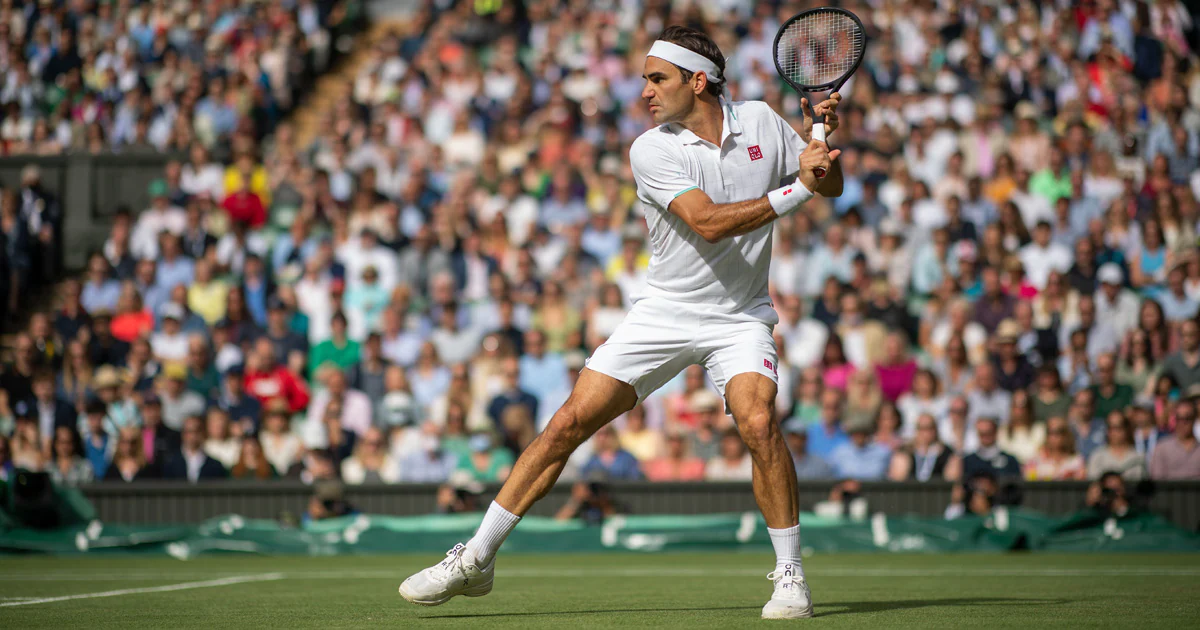
#> input picture Impressionist/Federer.png, 1200 x 630 px
$ python Impressionist_Collage_Chris_Ben_Leo.py
#> lines starting #> are read from the running program, lines starting #| are printed output that depends on the picture
# 3 images

# arts, input a picture

# ask user to input 3 colors shades of that color

# art gallery

# filter


# black and white

# brightness


from PIL import Image, ImageDraw
from random import *
import time

from matplotlib import pyplot as plt

def circle(draw, center, radius, color):
    draw.ellipse((center[0]-radius,center[1]-radius,center[0]+radius,center[1]+radius),fill = color)


def impressionist(draw, image,canvas):
    for index in range(999999):
        x = randint(0,image.width-1)
        y = randint(0, image.height-1)
        (r,g,b) = image.getpixel((x,y))
        circle(draw,(x,y),5,(r,g,b,200))
    new_image = canvas.copy()
    return new_image


def color_totals(image):
    colors = {"red": 0,
              "green": 0,
              "blue": 0}
    for x in range(image.width):
        for y in range(image.height):
            (r,g,b) = image.getpixel((x,y))
            if r>g and r>b:
                colors["red"] = colors["red"] + 1
            elif g>r and g>b:
                colors["green"] = colors["green"] + 1
            elif b>r and b>g:
                colors["blue"] = colors["blue"] + 1
            else:
                continue
    return colors


def oranges(draw, image, canvas):
    for index in range(100000):
        x = randint(0, image.width-1)
        y = randint(0, image.height-1)
        (r, g, b) = image.getpixel((x,y))
        circle(draw, (x,y), 5, (r*2,g+10,b-2, 200))
    new_image = canvas.copy()
    return new_image


def lemons(draw, image,canvas):
    for index in range(100000):
        x = randint(0, image.width-1)
        y = randint(0, image.height-1)
        (r, g, b) = image.getpixel((x,y))
        circle(draw, (x,y), 5, (r+70,g+70,b, 200))
    new_image = canvas.copy()
    return new_image

def blues(draw, image,canvas):

    for index in range(100000):
        x = randint(0, image.width-1)
        y = randint(0, image.height-1)
        (r, g, b) = image.getpixel((x,y))
        circle(draw, (x,y), 5, (r,g+35,b*3, 200))
    new_image = canvas.copy()
    return new_image

def collage(img1,img2,img3,img4):
    new = Image.new("RGBA", (img1.width*2, img1.height*2))
    new.paste(img1, (0,0))
    new.paste(img2, (img1.width,img1.height))
    new.paste(img3, (0,img1.height))
    new.paste(img4, (img1.width,0))
    new.show()


def main():

    start_time = time.time()
    default = Image.open("Federer.png")
#> default is the input picture: PIL image 1200x630 RGB; mean R, G, B 114.7, 105.8, 93.4

## we make it so that the user can put an image of choice in, but set default to Federer
    default
    image_name = input('enter the name of your image file: ')
#> the answer given: Federer.png
    user_image = Image.open(image_name)

    print(color_totals(user_image))
#> after the loop in color_totals, `for x in range(image.width):`: colors = {'red': 392024, 'green': 206732, 'blue': 139060}
#| {'red': 392024, 'green': 206732, 'blue': 139060}

    canvas = Image.new("RGB", (user_image.width, user_image.height))
#> canvas: PIL image 1200x630 RGB; every value is 0
    draw = ImageDraw.Draw(canvas, "RGBA")

# [15 lines of commented-out code are left out]

    impressionistic = impressionist(draw, user_image,canvas)
#> the loop in impressionist, `for index in range(999999):` made 999999 passes
#> (r, g, b) on passes 1 to 3: (72, 84, 84), (52, 54, 44), (55, 55, 51)
#> in impressionist, `new_image = canvas.copy()`:
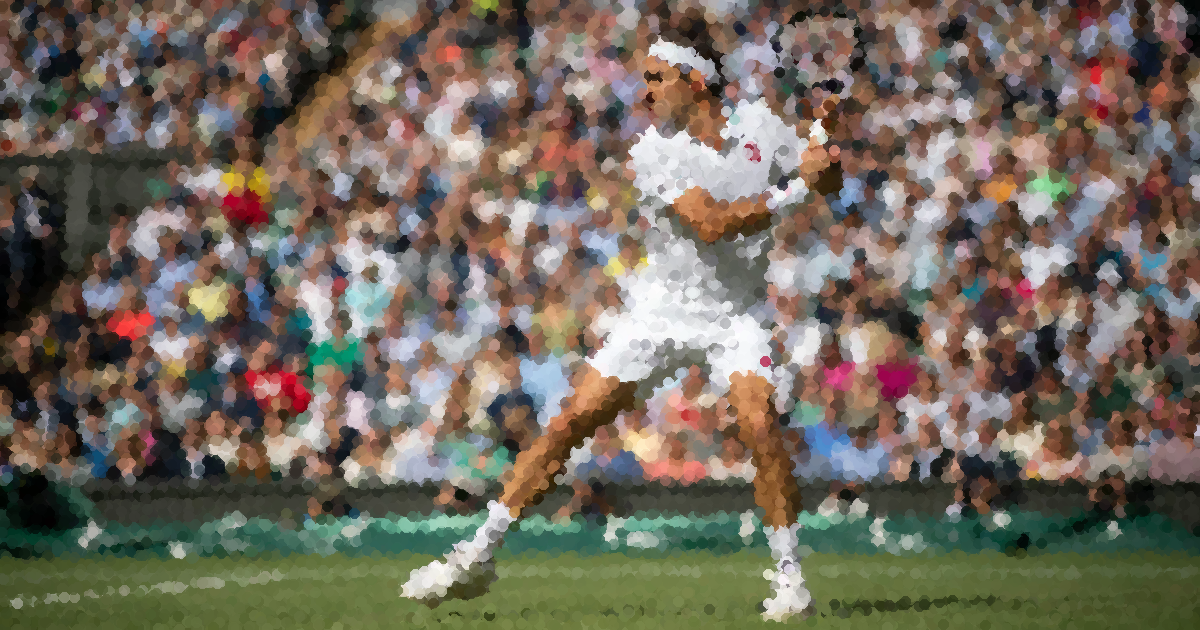
#> new_image: PIL image 1200x630 RGB; mean R, G, B 114.6, 105.7, 93.4

# purples

    blue = blues(draw, user_image,canvas)
#> the loop in blues, `for index in range(100000):` made 100000 passes
#> (r, g, b) on passes 1 to 3: (171, 113, 92), (104, 125, 65), (87, 103, 50)
#> in blues, `new_image = canvas.copy()`:
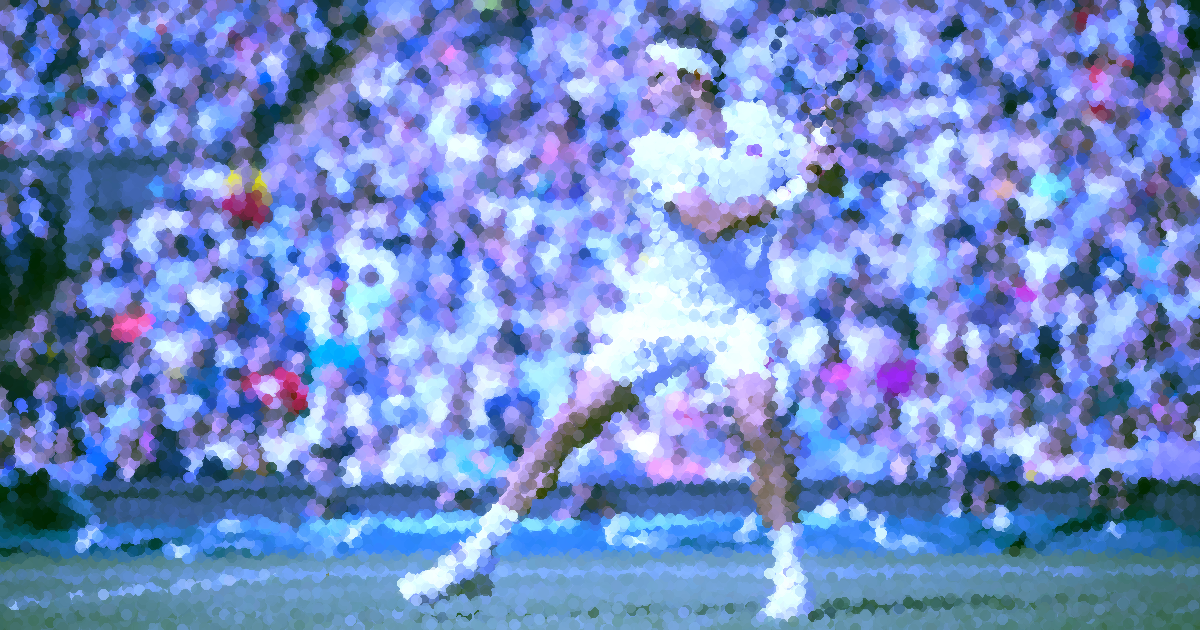
#> new_image: PIL image 1200x630 RGB; mean R, G, B 114.6, 140.3, 202.3


# Warm Hues Saturated red orange

    orange = oranges(draw, user_image,canvas)
#> the loop in oranges, `for index in range(100000):` made 100000 passes
#> (r, g, b) on passes 1 to 3: (218, 217, 222), (229, 225, 153), (183, 177, 181)
#> in oranges, `new_image = canvas.copy()`:
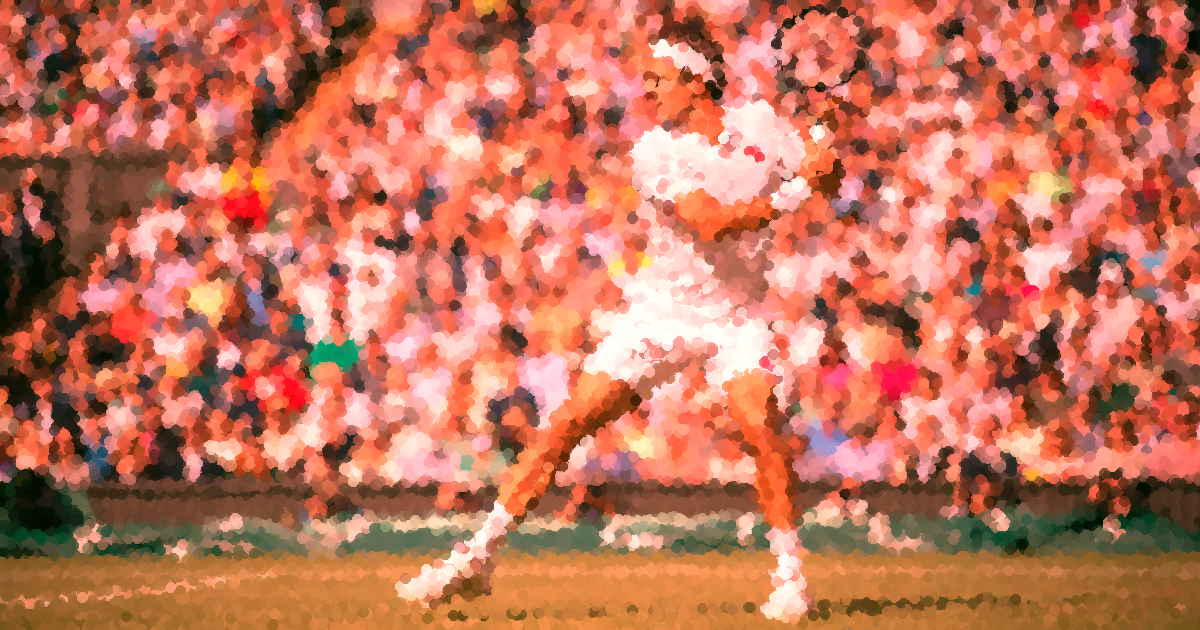
#> new_image: PIL image 1200x630 RGB; mean R, G, B 194.2, 115.8, 91.3


#lemon
    lemon = lemons(draw, user_image,canvas)
#> in lemons, `new_image = canvas.copy()`:
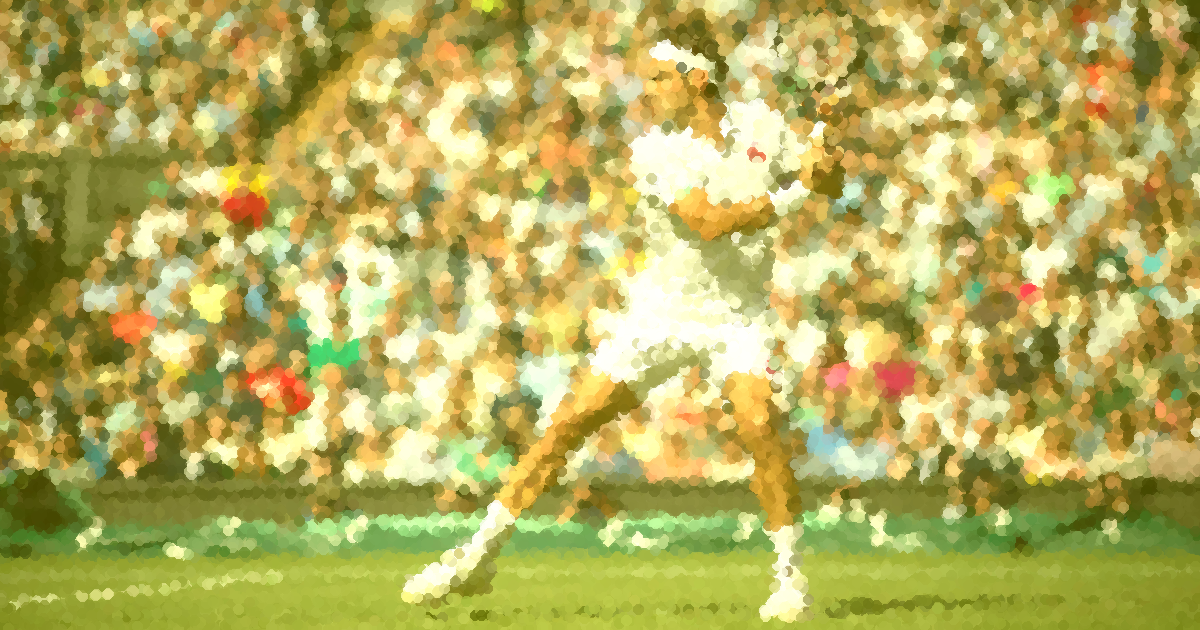
#> new_image: PIL image 1200x630 RGB; mean R, G, B 181.4, 173.3, 93.4


#     impressionistic.show()
#     blue.show()
#     orange.show()

    collage(impressionistic,blue,lemon,orange)
#> in collage, `new = Image.new("RGBA", (img1.width*2, img1.height*2))`: new: PIL image 2400x1260 RGBA; every value is 0
#> in collage, `new.paste(img4, (img1.width,0))`:
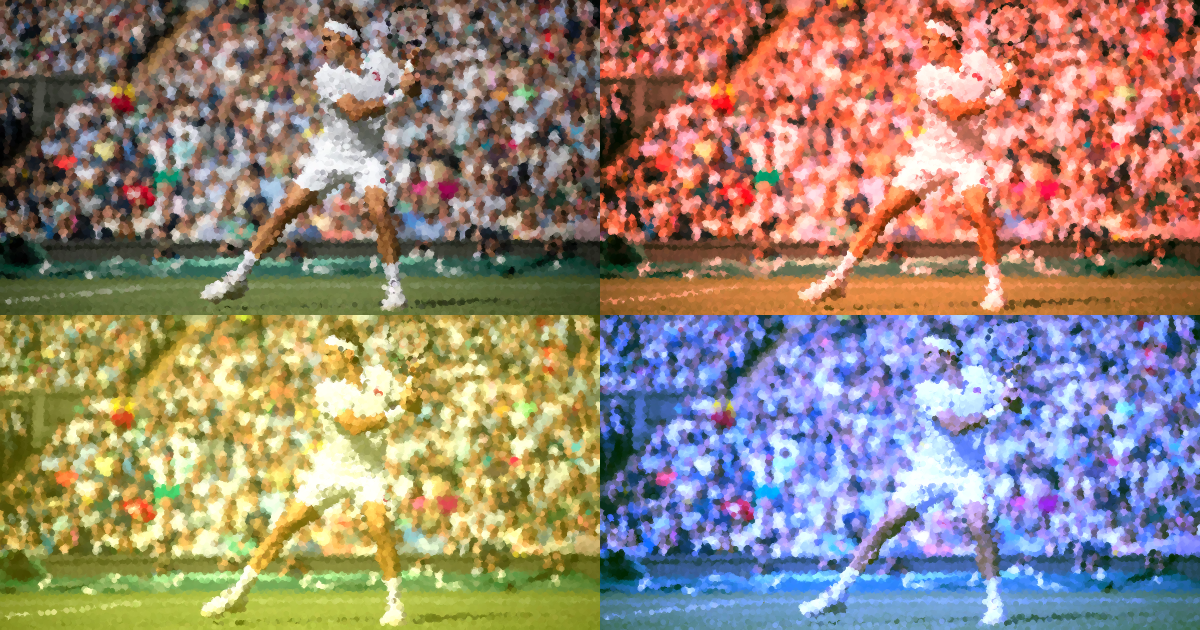
#> new: PIL image 2400x1260 RGBA (shown at 1/2 size); mean R, G, B, A 151.2, 133.8, 120.1, 255

    # Matplotlib Color Pie Chart
    color_dominance = color_totals(user_image)

    colors = list(color_dominance.keys())
    counts = list(color_dominance.values())

    # Matplotlib pie chart for 'Color Dominance by Leo, Chris, and Ben'
    plt.pie(counts,colors = ['red','green','blue'], labels = colors)
    plt.title('Color Dominance by Leo, Chris, and Ben')
    plt.show()
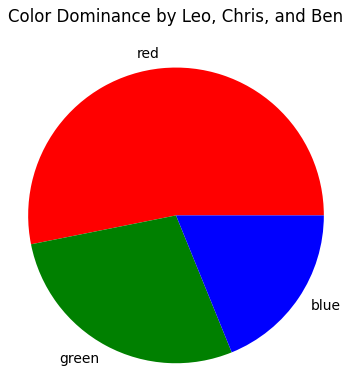
#> figure drawn by matplotlib, 1 panel

    end_time = time.time()
    print("elapsed time:", end_time - start_time)


    #canvas = Image.new("RGB", (500, 500))

#     canvas.show()
main()
